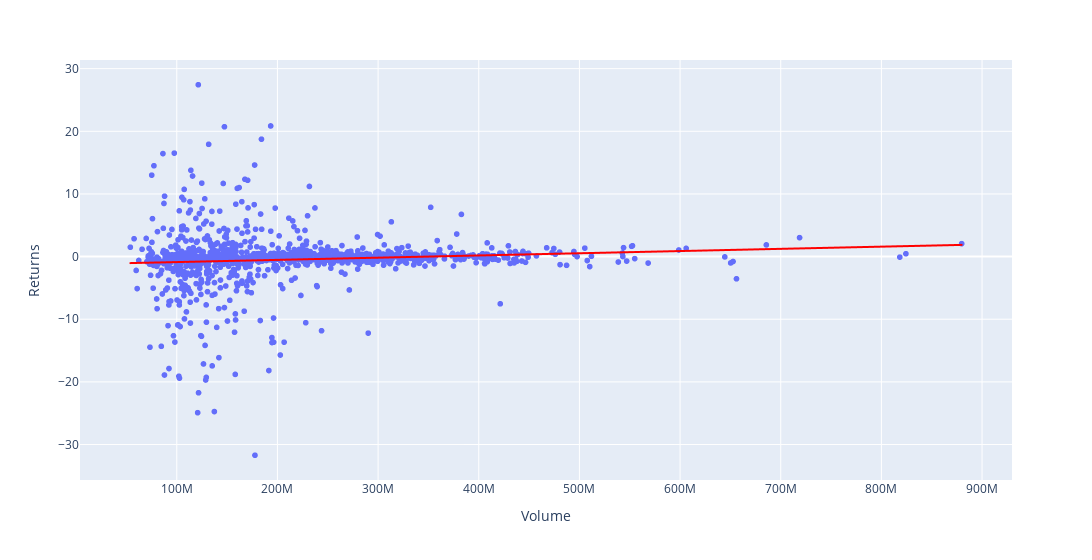

The cell this chart's notebook holds for it:
### Code cell
px.scatter(hist, x='Volume', y='Returns', trendline='ols', trendline_color_override='red', width=1200)

### Figure 1 — Plotly figure (JSON) as saved in the notebook; plotly's stock layout.template omitted (floating-point values rounded to 4 significant figures; data arrays with more than 128 entries replaced by an {"elided": "..."} marker saying what was removed)
{"data": [{"hovertemplate": "Volume=%{x}<br>Returns=%{y}<extra></extra>", "legendgroup": "", "marker": {"color": "#636efa", "symbol": "circle"}, "mode": "markers", "name": "", "showlegend": false, "type": "scattergl", "x": {"elided": "1043 int values"}, "xaxis": "x", "y": {"elided": "1043 float values"}, "yaxis": "y"}, {"hovertemplate": "<b>OLS trendline</b><br>Returns = 3.51564e-09 * Volume + -1.22589<br>R<sup>2</sup>=0.008356<br><br>Volume=%{x}<br>Returns=%{y} <b>(trend)</b><extra></extra>", "legendgroup": "", "line": {"color": "red"}, "marker": {"color": "#636efa", "symbol": "circle"}, "mode": "lines", "name": "", "showlegend": false, "type": "scattergl", "x": {"elided": "1043 int values"}, "xaxis": "x", "y": {"elided": "1043 float values"}, "yaxis": "y"}], "layout": {"legend": {"tracegroupgap": 0}, "margin": {"t": 60}, "width": 1200, "xaxis": {"anchor": "y", "domain": [0, 1], "title": {"text": "Volume"}}, "yaxis": {"anchor": "x", "domain": [0, 1], "title": {"text": "Returns"}}}}
